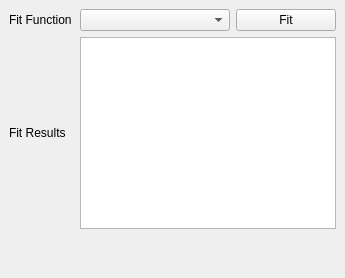
         <widget class="QDockWidget" name="odmr_fit_DockWidget_2">
          <property name="sizePolicy">
           <sizepolicy hsizetype="Fixed" vsizetype="Fixed">
            <horstretch>0</horstretch>
            <verstretch>0</verstretch>
           </sizepolicy>
          </property>
          <property name="windowTitle">
           <string>Fit Y</string>
          </property>
          <widget class="QWidget" name="dockWidgetContents_7">
           <layout class="QGridLayout" name="gridLayout_14">
            <item row="0" column="0">
             <layout class="QGridLayout" name="gridLayout_12">
              <item row="0" column="1">
               <widget class="FitSettingsComboBox" name="fit_methods_ComboBox_2">
                <property name="minimumSize">
                 <size>
                  <width>150</width>
                  <height>0</height>
                 </size>
                </property>
                <property name="maximumSize">
                 <size>
                  <width>150</width>
                  <height>16777215</height>
                 </size>
                </property>
               </widget>
              </item>
              <item row="0" column="0">
               <widget class="QLabel" name="label_11">
                <property name="maximumSize">
                 <size>
                  <width>65</width>
                  <height>16777215</height>
                 </size>
                </property>
                <property name="text">
                 <string>Fit Function :</string>
                </property>
               </widget>
              </item>
              <item row="1" column="0">
               <widget class="QLabel" name="label_14">
                <property name="maximumSize">
                 <size>
                  <width>65</width>
                  <height>16777215</height>
                 </size>
                </property>
                <property name="text">
                 <string>Fit Results   :</string>
                </property>
               </widget>
              </item>
              <item row="0" column="2">
               <widget class="QPushButton" name="do_y_fit_PushButton">
                <property name="text">
                 <string>Fit</string>
                </property>
               </widget>
              </item>
              <item row="1" column="1" colspan="2">
               <widget class="QTextBrowser" name="y_fit_result"/>
              </item>
              <item row="2" column="1">
               <spacer name="verticalSpacer_2">
                <property name="orientation">
                 <enum>Qt::Vertical</enum>
                </property>
                <property name="sizeHint" stdset="0">
                 <size>
                  <width>20</width>
                  <height>40</height>
                 </size>
                </property>
               </spacer>
              </item>
             </layout>
            </item>
           </layout>
          </widget>
         </widget>
